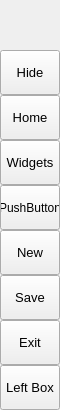
        <widget class="QFrame" name="leftMenuBg">
         <property name="minimumSize">
          <size>
           <width>60</width>
           <height>0</height>
          </size>
         </property>
         <property name="maximumSize">
          <size>
           <width>60</width>
           <height>16777215</height>
          </size>
         </property>
         <property name="frameShape">
          <enum>QFrame::Shape::NoFrame</enum>
         </property>
         <property name="frameShadow">
          <enum>QFrame::Shadow::Raised</enum>
         </property>
         <layout class="QVBoxLayout" name="verticalLayout_3">
          <property name="spacing">
           <number>0</number>
          </property>
          <property name="leftMargin">
           <number>0</number>
          </property>
          <property name="topMargin">
           <number>0</number>
          </property>
          <property name="rightMargin">
           <number>0</number>
          </property>
          <property name="bottomMargin">
           <number>0</number>
          </property>
          <item>
           <widget class="QFrame" name="topLogoInfo">
            <property name="minimumSize">
             <size>
              <width>0</width>
              <height>50</height>
             </size>
            </property>
            <property name="maximumSize">
             <size>
              <width>16777215</width>
              <height>50</height>
             </size>
            </property>
            <property name="frameShape">
             <enum>QFrame::Shape::NoFrame</enum>
            </property>
            <property name="frameShadow">
             <enum>QFrame::Shadow::Raised</enum>
            </property>
            <widget class="QFrame" name="topLogo">
             <property name="geometry">
              <rect>
               <x>10</x>
               <y>5</y>
               <width>42</width>
               <height>42</height>
              </rect>
             </property>
             <property name="minimumSize">
              <size>
               <width>42</width>
               <height>42</height>
              </size>
             </property>
             <property name="maximumSize">
              <size>
               <width>42</width>
               <height>42</height>
              </size>
             </property>
             <property name="frameShape">
              <enum>QFrame::Shape::NoFrame</enum>
             </property>
             <property name="frameShadow">
              <enum>QFrame::Shadow::Raised</enum>
             </property>
            </widget>
            <widget class="QLabel" name="titleLeftApp">
             <property name="geometry">
              <rect>
               <x>70</x>
               <y>8</y>
               <width>160</width>
               <height>20</height>
              </rect>
             </property>
             <property name="font">
              <font>
               <family>Segoe UI Semibold</family>
               <pointsize>12</pointsize>
               <italic>false</italic>
               <bold>false</bold>
              </font>
             </property>
             <property name="text">
              <string>PyDracula</string>
             </property>
             <property name="alignment">
              <set>Qt::AlignmentFlag::AlignLeading|Qt::AlignmentFlag::AlignLeft|Qt::AlignmentFlag::AlignTop</set>
             </property>
            </widget>
            <widget class="QLabel" name="titleLeftDescription">
             <property name="geometry">
              <rect>
               <x>70</x>
               <y>27</y>
               <width>160</width>
               <height>16</height>
              </rect>
             </property>
             <property name="maximumSize">
              <size>
               <width>16777215</width>
               <height>16</height>
              </size>
             </property>
             <property name="font">
              <font>
               <family>Segoe UI</family>
               <pointsize>8</pointsize>
               <italic>false</italic>
               <bold>false</bold>
              </font>
             </property>
             <property name="text">
              <string>Modern GUI / Flat Style</string>
             </property>
             <property name="alignment">
              <set>Qt::AlignmentFlag::AlignLeading|Qt::AlignmentFlag::AlignLeft|Qt::AlignmentFlag::AlignTop</set>
             </property>
            </widget>
           </widget>
          </item>
          <item>
           <widget class="QFrame" name="leftMenuFrame">
            <property name="frameShape">
             <enum>QFrame::Shape::NoFrame</enum>
            </property>
            <property name="frameShadow">
             <enum>QFrame::Shadow::Raised</enum>
            </property>
            <layout class="QVBoxLayout" name="verticalMenuLayout">
             <property name="spacing">
              <number>0</number>
             </property>
             <property name="leftMargin">
              <number>0</number>
             </property>
             <property name="topMargin">
              <number>0</number>
             </property>
             <property name="rightMargin">
              <number>0</number>
             </property>
             <property name="bottomMargin">
              <number>0</number>
             </property>
             <item>
              <widget class="QFrame" name="toggleBox">
               <property name="maximumSize">
                <size>
                 <width>16777215</width>
                 <height>45</height>
                </size>
               </property>
               <property name="frameShape">
                <enum>QFrame::Shape::NoFrame</enum>
               </property>
               <property name="frameShadow">
                <enum>QFrame::Shadow::Raised</enum>
               </property>
               <layout class="QVBoxLayout" name="verticalLayout_4">
                <property name="spacing">
                 <number>0</number>
                </property>
                <property name="leftMargin">
                 <number>0</number>
                </property>
                <property name="topMargin">
                 <number>0</number>
                </property>
                <property name="rightMargin">
                 <number>0</number>
                </property>
                <property name="bottomMargin">
                 <number>0</number>
                </property>
                <item>
                 <widget class="QPushButton" name="toggleButton">
                  <property name="sizePolicy">
                   <sizepolicy hsizetype="Expanding" vsizetype="Fixed">
                    <horstretch>0</horstretch>
                    <verstretch>0</verstretch>
                   </sizepolicy>
                  </property>
                  <property name="minimumSize">
                   <size>
                    <width>0</width>
                    <height>45</height>
                   </size>
                  </property>
                  <property name="font">
                   <font>
                    <family>Segoe UI</family>
                    <pointsize>10</pointsize>
                    <italic>false</italic>
                    <bold>false</bold>
                   </font>
                  </property>
                  <property name="cursor">
                   <cursorShape>PointingHandCursor</cursorShape>
                  </property>
                  <property name="layoutDirection">
                   <enum>Qt::LayoutDirection::LeftToRight</enum>
                  </property>
                  <property name="styleSheet">
                   <string notr="true">background-image: url(:/icons/images/icons/icon_menu.png);</string>
                  </property>
                  <property name="text">
                   <string>Hide</string>
                  </property>
                 </widget>
                </item>
               </layout>
              </widget>
             </item>
             <item alignment="Qt::AlignmentFlag::AlignTop">
              <widget class="QFrame" name="topMenu">
               <property name="frameShape">
                <enum>QFrame::Shape::NoFrame</enum>
               </property>
               <property name="frameShadow">
                <enum>QFrame::Shadow::Raised</enum>
               </property>
               <layout class="QVBoxLayout" name="verticalLayout_8">
                <property name="spacing">
                 <number>0</number>
                </property>
                <property name="leftMargin">
                 <number>0</number>
                </property>
                <property name="topMargin">
                 <number>0</number>
                </property>
                <property name="rightMargin">
                 <number>0</number>
                </property>
                <property name="bottomMargin">
                 <number>0</number>
                </property>
                <item>
                 <widget class="QPushButton" name="btn_home">
                  <property name="sizePolicy">
                   <sizepolicy hsizetype="Expanding" vsizetype="Fixed">
                    <horstretch>0</horstretch>
                    <verstretch>0</verstretch>
                   </sizepolicy>
                  </property>
                  <property name="minimumSize">
                   <size>
                    <width>0</width>
                    <height>45</height>
                   </size>
                  </property>
                  <property name="font">
                   <font>
                    <family>Segoe UI</family>
                    <pointsize>10</pointsize>
                    <italic>false</italic>
                    <bold>false</bold>
                   </font>
                  </property>
                  <property name="cursor">
                   <cursorShape>PointingHandCursor</cursorShape>
                  </property>
                  <property name="toolTipDuration">
                   <number>-1</number>
                  </property>
                  <property name="layoutDirection">
                   <enum>Qt::LayoutDirection::LeftToRight</enum>
                  </property>
                  <property name="styleSheet">
                   <string notr="true">background-image: url(:/icons/images/icons/cil-home.png);</string>
                  </property>
                  <property name="text">
                   <string>Home</string>
                  </property>
                 </widget>
                </item>
                <item>
                 <widget class="QPushButton" name="btn_widgets">
                  <property name="sizePolicy">
                   <sizepolicy hsizetype="Expanding" vsizetype="Fixed">
                    <horstretch>0</horstretch>
                    <verstretch>0</verstretch>
                   </sizepolicy>
                  </property>
                  <property name="minimumSize">
                   <size>
                    <width>0</width>
                    <height>45</height>
                   </size>
                  </property>
                  <property name="font">
                   <font>
                    <family>Segoe UI</family>
                    <pointsize>10</pointsize>
                    <italic>false</italic>
                    <bold>false</bold>
                   </font>
                  </property>
                  <property name="cursor">
                   <cursorShape>PointingHandCursor</cursorShape>
                  </property>
                  <property name="layoutDirection">
                   <enum>Qt::LayoutDirection::LeftToRight</enum>
                  </property>
                  <property name="styleSheet">
                   <string notr="true">background-image: url(:/icons/images/icons/cil-size-grip.png);
</string>
                  </property>
                  <property name="text">
                   <string>Widgets</string>
                  </property>
                 </widget>
                </item>
                <item>
                 <widget class="QPushButton" name="btn_minigames">
                  <property name="sizePolicy">
                   <sizepolicy hsizetype="Expanding" vsizetype="Fixed">
                    <horstretch>0</horstretch>
                    <verstretch>0</verstretch>
                   </sizepolicy>
                  </property>
                  <property name="minimumSize">
                   <size>
                    <width>0</width>
                    <height>45</height>
                   </size>
                  </property>
                  <property name="styleSheet">
                   <string notr="true">background-image:  url(:/icons/images/icons/cil-gamepad.png);</string>
                  </property>
                  <property name="text">
                   <string>PushButton</string>
                  </property>
                 </widget>
                </item>
                <item>
                 <widget class="QPushButton" name="btn_new">
                  <property name="sizePolicy">
                   <sizepolicy hsizetype="Expanding" vsizetype="Fixed">
                    <horstretch>0</horstretch>
                    <verstretch>0</verstretch>
                   </sizepolicy>
                  </property>
                  <property name="minimumSize">
                   <size>
                    <width>0</width>
                    <height>45</height>
                   </size>
                  </property>
                  <property name="font">
                   <font>
                    <family>Segoe UI</family>
                    <pointsize>10</pointsize>
                    <italic>false</italic>
                    <bold>false</bold>
                   </font>
                  </property>
                  <property name="cursor">
                   <cursorShape>PointingHandCursor</cursorShape>
                  </property>
                  <property name="layoutDirection">
                   <enum>Qt::LayoutDirection::LeftToRight</enum>
                  </property>
                  <property name="styleSheet">
                   <string notr="true">background-image: url(:/icons/images/icons/cil-file.png);</string>
                  </property>
                  <property name="text">
                   <string>New</string>
                  </property>
                 </widget>
                </item>
                <item>
                 <widget class="QPushButton" name="btn_save">
                  <property name="sizePolicy">
                   <sizepolicy hsizetype="Expanding" vsizetype="Fixed">
                    <horstretch>0</horstretch>
                    <verstretch>0</verstretch>
                   </sizepolicy>
                  </property>
                  <property name="minimumSize">
                   <size>
                    <width>0</width>
                    <height>45</height>
                   </size>
                  </property>
                  <property name="font">
                   <font>
                    <family>Segoe UI</family>
                    <pointsize>10</pointsize>
                    <italic>false</italic>
                    <bold>false</bold>
                   </font>
                  </property>
                  <property name="cursor">
                   <cursorShape>PointingHandCursor</cursorShape>
                  </property>
                  <property name="layoutDirection">
                   <enum>Qt::LayoutDirection::LeftToRight</enum>
                  </property>
                  <property name="styleSheet">
                   <string notr="true">background-image: url(:/icons/images/icons/cil-save.png)</string>
                  </property>
                  <property name="text">
                   <string>Save</string>
                  </property>
                 </widget>
                </item>
                <item>
                 <widget class="QPushButton" name="btn_exit">
                  <property name="sizePolicy">
                   <sizepolicy hsizetype="Expanding" vsizetype="Fixed">
                    <horstretch>0</horstretch>
                    <verstretch>0</verstretch>
                   </sizepolicy>
                  </property>
                  <property name="minimumSize">
                   <size>
                    <width>0</width>
                    <height>45</height>
                   </size>
                  </property>
                  <property name="font">
                   <font>
                    <family>Segoe UI</family>
                    <pointsize>10</pointsize>
                    <italic>false</italic>
                    <bold>false</bold>
                   </font>
                  </property>
                  <property name="cursor">
                   <cursorShape>PointingHandCursor</cursorShape>
                  </property>
                  <property name="layoutDirection">
                   <enum>Qt::LayoutDirection::LeftToRight</enum>
                  </property>
                  <property name="styleSheet">
                   <string notr="true">background-image: url(:/icons/images/icons/cil-x.png);</string>
                  </property>
                  <property name="text">
                   <string>Exit</string>
                  </property>
                 </widget>
                </item>
               </layout>
              </widget>
             </item>
             <item alignment="Qt::AlignmentFlag::AlignBottom">
              <widget class="QFrame" name="bottomMenu">
               <property name="frameShape">
                <enum>QFrame::Shape::NoFrame</enum>
               </property>
               <property name="frameShadow">
                <enum>QFrame::Shadow::Raised</enum>
               </property>
               <layout class="QVBoxLayout" name="verticalLayout_9">
                <property name="spacing">
                 <number>0</number>
                </property>
                <property name="leftMargin">
                 <number>0</number>
                </property>
                <property name="topMargin">
                 <number>0</number>
                </property>
                <property name="rightMargin">
                 <number>0</number>
                </property>
                <property name="bottomMargin">
                 <number>0</number>
                </property>
                <item>
                 <widget class="QPushButton" name="toggleLeftBox">
                  <property name="sizePolicy">
                   <sizepolicy hsizetype="Expanding" vsizetype="Fixed">
                    <horstretch>0</horstretch>
                    <verstretch>0</verstretch>
                   </sizepolicy>
                  </property>
                  <property name="minimumSize">
                   <size>
                    <width>0</width>
                    <height>45</height>
                   </size>
                  </property>
                  <property name="font">
                   <font>
                    <family>Segoe UI</family>
                    <pointsize>10</pointsize>
                    <italic>false</italic>
                    <bold>false</bold>
                   </font>
                  </property>
                  <property name="cursor">
                   <cursorShape>PointingHandCursor</cursorShape>
                  </property>
                  <property name="layoutDirection">
                   <enum>Qt::LayoutDirection::LeftToRight</enum>
                  </property>
                  <property name="styleSheet">
                   <string notr="true">background-image: url(:/icons/images/icons/icon_settings.png);</string>
                  </property>
                  <property name="text">
                   <string>Left Box</string>
                  </property>
                 </widget>
                </item>
               </layout>
              </widget>
             </item>
            </layout>
           </widget>
          </item>
         </layout>
        </widget>
